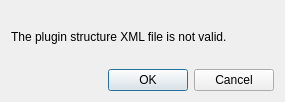
<?xml version="1.0" encoding="UTF-8"?>
<ui version="4.0">
 <class>PluginStructureError</class>
 <widget class="QDialog" name="PluginStructureError">
  <property name="geometry">
   <rect>
    <x>0</x>
    <y>0</y>
    <width>285</width>
    <height>102</height>
   </rect>
  </property>
  <property name="minimumSize">
   <size>
    <width>285</width>
    <height>102</height>
   </size>
  </property>
  <property name="maximumSize">
   <size>
    <width>285</width>
    <height>102</height>
   </size>
  </property>
  <property name="windowTitle">
   <string>Error Message: Plugin Structure</string>
  </property>
  <layout class="QGridLayout" name="PluginStructureErrorMainLayout">
   <item row="0" column="0">
    <layout class="QVBoxLayout" name="PluginStructureErrorLayout">
     <item>
      <widget class="QLabel" name="PluginStructureErrorLabel">
       <property name="text">
        <string>The plugin structure XML file is not valid.</string>
       </property>
      </widget>
     </item>
     <item>
      <widget class="QDialogButtonBox" name="PluginStructureErrorButtonbox">
       <property name="orientation">
        <enum>Qt::Horizontal</enum>
       </property>
       <property name="standardButtons">
        <set>QDialogButtonBox::Cancel|QDialogButtonBox::Ok</set>
       </property>
      </widget>
     </item>
    </layout>
   </item>
  </layout>
 </widget>
 <resources/>
 <connections>
  <connection>
   <sender>PluginStructureErrorButtonbox</sender>
   <signal>accepted()</signal>
   <receiver>PluginStructureError</receiver>
   <slot>accept()</slot>
   <hints>
    <hint type="sourcelabel">
     <x>248</x>
     <y>254</y>
    </hint>
    <hint type="destinationlabel">
     <x>157</x>
     <y>274</y>
    </hint>
   </hints>
  </connection>
  <connection>
   <sender>PluginStructureErrorButtonbox</sender>
   <signal>rejected()</signal>
   <receiver>PluginStructureError</receiver>
   <slot>reject()</slot>
   <hints>
    <hint type="sourcelabel">
     <x>316</x>
     <y>260</y>
    </hint>
    <hint type="destinationlabel">
     <x>286</x>
     <y>274</y>
    </hint>
   </hints>
  </connection>
 </connections>
</ui>
